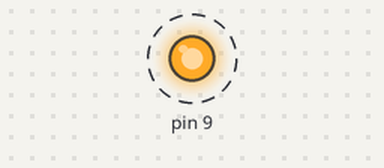
Recording of a sketch running on a simulated Arduino Uno, built with avr-gcc and run on an emulated ATmega328P. On the bench: output pins drawn as LEDs (lit = HIGH). Dashed ring = blinking.

Above: at 0.15 s.
Timing chart, 0 to 3.0 s (numbered marks = the images above):
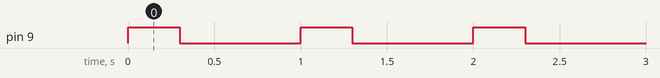

The sketch:

4.Laser_Module.ino
```cpp
void setup() {
pinMode(9, OUTPUT);
}

void loop() {
digitalWrite(9, HIGH);
delay(300);

digitalWrite(9, LOW);
delay(700);
}
```

Measured:
- by itself, pin 9: alternates HIGH for 0.30 s and LOW for 0.70 s
